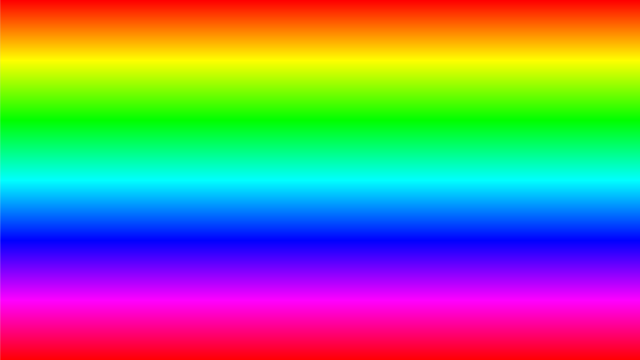
Frame 1 (no input)
Frame 60 (the mouse pressed at the canvas centre just before this capture): identical to frame 1, image omitted
Frame 120 (the mouse held since frame 60 and released just before this capture): identical to frame 1, image omitted

The Processing sketch that drew this single still picture (run headless with seeded random() and noise(); from frame 60 on, the mouse is pressed at the canvas centre):

// Processing sketch: sketch_3
// ── sketch_3.pde
int maxHeight = 40;
int minHeight = 20;
int letterHeight = maxHeight; // Height of the letters
int letterWidth = 20;          // Width of the letter

int x = -letterWidth;          // X position of the letters
int y = 0;                      // Y position of the letters

boolean newletter;              

int numChars = 26;      // There are 26 characters in the alphabet
color[] colors = new color[numChars];

void setup() {
  size(640, 360);
  noStroke();
  colorMode(HSB, numChars);
  // Create a gradient background
  for (int i = 0; i < height; i++) {
    float inter = map(i, 0, height, 0, numChars);
    color c = color(inter, numChars, numChars);
    stroke(c);
    line(0, i, width, i);
  }
  
  // Set a hue value for each key
  for(int i = 0; i < numChars; i++) {
    colors[i] = color(i, numChars, numChars);    
  }
}

void draw() {
  if(newletter == true) {
    // Draw the "letter" with rounded corners
    int y_pos;
    fill(colors[(key >= 'a') ? key - 'a' : key - 'A']);
    int cornerRadius = 10;
    
    if (letterHeight == maxHeight) {
      y_pos = y;
      rect(x, y_pos, letterWidth, letterHeight, cornerRadius);
    } else {
      y_pos = y + minHeight;
      rect(x, y_pos, letterWidth, letterHeight, cornerRadius);
      fill(numChars / 2, 100); // Faded background
      rect(x, y_pos - minHeight, letterWidth, letterHeight, cornerRadius);
    }
    
    // Shadow effect
    fill(0, 50); // Black with transparency for shadow
    rect(x + 5, y_pos + 5, letterWidth, letterHeight, cornerRadius);
    
    newletter = false;
  }
}

void keyPressed() {
  // If the key is between 'A'(65) to 'Z' and 'a' to 'z'(122)
  if((key >= 'A' && key <= 'Z') || (key >= 'a' && key <= 'z')) {
    int keyIndex;
    if(key <= 'Z') {
      keyIndex = key - 'A';
      letterHeight = maxHeight;
    } else {
      keyIndex = key - 'a';
      letterHeight = minHeight;
    }
  } else {
    fill(0);
    letterHeight = 10;
  }

  newletter = true;

  // Update the "letter" position
  x = ( x + letterWidth ); 

  // Wrap horizontally
  if (x > width - letterWidth) {
    x = 0;
    y += maxHeight + 10; // Add spacing between rows
  }

  // Wrap vertically
  if( y > height - letterHeight) {
    y = 0; // Reset y to 0
  }
}
